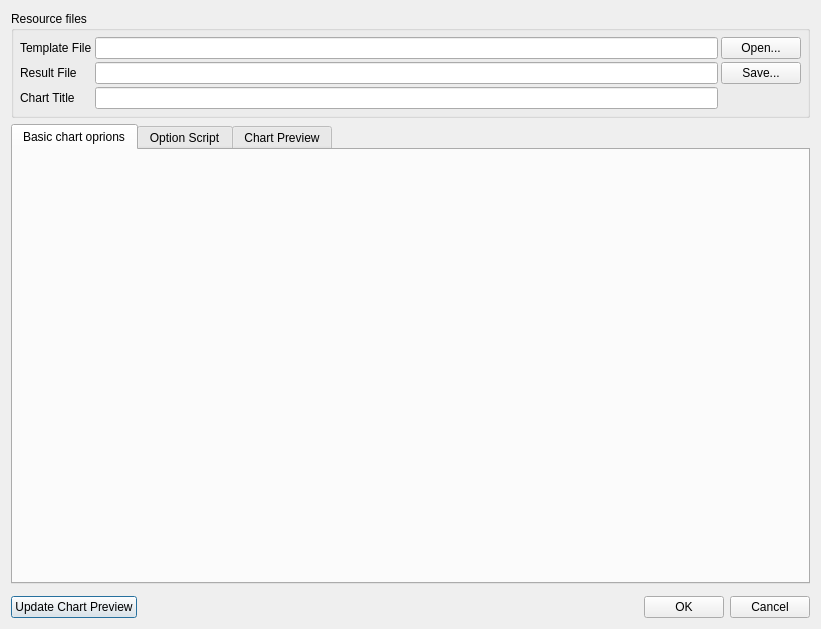
<?xml version="1.0" encoding="UTF-8"?>
<ui version="4.0">
 <class>NCRDHighChartsItemDialog</class>
 <widget class="QDialog" name="NCRDHighChartsItemDialog">
  <property name="geometry">
   <rect>
    <x>0</x>
    <y>0</y>
    <width>821</width>
    <height>629</height>
   </rect>
  </property>
  <property name="windowTitle">
   <string>HighCharts item settings</string>
  </property>
  <layout class="QVBoxLayout" name="layDia">
   <item>
    <widget class="QGroupBox" name="groupBox">
     <property name="sizePolicy">
      <sizepolicy hsizetype="Preferred" vsizetype="Minimum">
       <horstretch>0</horstretch>
       <verstretch>0</verstretch>
      </sizepolicy>
     </property>
     <property name="title">
      <string>Resource files</string>
     </property>
     <layout class="QGridLayout" name="gridLayout">
      <property name="leftMargin">
       <number>6</number>
      </property>
      <property name="topMargin">
       <number>6</number>
      </property>
      <property name="rightMargin">
       <number>6</number>
      </property>
      <property name="bottomMargin">
       <number>6</number>
      </property>
      <property name="spacing">
       <number>3</number>
      </property>
      <item row="0" column="0">
       <widget class="QLabel" name="lblTemplate">
        <property name="text">
         <string>Template File</string>
        </property>
       </widget>
      </item>
      <item row="0" column="2">
       <widget class="QLineEdit" name="lineEditTemplateFile"/>
      </item>
      <item row="0" column="3">
       <widget class="QPushButton" name="btnSelectTemplate">
        <property name="text">
         <string>Open...</string>
        </property>
        <property name="icon">
         <iconset resource="designer.qrc">
          <normaloff>:/designer/images/fileopen.png</normaloff>:/designer/images/fileopen.png</iconset>
        </property>
        <property name="iconSize">
         <size>
          <width>16</width>
          <height>16</height>
         </size>
        </property>
       </widget>
      </item>
      <item row="1" column="0">
       <widget class="QLabel" name="lblResultFile">
        <property name="text">
         <string>Result File</string>
        </property>
       </widget>
      </item>
      <item row="1" column="2">
       <widget class="QLineEdit" name="lineEditResultFile"/>
      </item>
      <item row="1" column="3">
       <widget class="QPushButton" name="btnSelectResult">
        <property name="text">
         <string>Save...</string>
        </property>
        <property name="icon">
         <iconset resource="designer.qrc">
          <normaloff>:/designer/images/filesave.png</normaloff>:/designer/images/filesave.png</iconset>
        </property>
        <property name="iconSize">
         <size>
          <width>16</width>
          <height>16</height>
         </size>
        </property>
       </widget>
      </item>
      <item row="2" column="0">
       <widget class="QLabel" name="label">
        <property name="text">
         <string>Chart Title</string>
        </property>
       </widget>
      </item>
      <item row="2" column="2">
       <widget class="QLineEdit" name="lineEditChartTitle"/>
      </item>
     </layout>
    </widget>
   </item>
   <item>
    <widget class="QTabWidget" name="tabWidget">
     <property name="currentIndex">
      <number>0</number>
     </property>
     <widget class="QWidget" name="tab">
      <attribute name="title">
       <string>Basic chart oprions</string>
      </attribute>
      <layout class="QHBoxLayout" name="horizontalLayout_3">
       <item>
        <widget class="QWidget" name="w1" native="true"/>
       </item>
       <item>
        <widget class="QWidget" name="w2" native="true"/>
       </item>
       <item>
        <widget class="QWidget" name="w3" native="true"/>
       </item>
      </layout>
     </widget>
     <widget class="QWidget" name="tabScript">
      <attribute name="title">
       <string>Option Script</string>
      </attribute>
      <layout class="QVBoxLayout" name="verticalLayout_2">
       <property name="spacing">
        <number>3</number>
       </property>
       <property name="leftMargin">
        <number>6</number>
       </property>
       <property name="topMargin">
        <number>6</number>
       </property>
       <property name="rightMargin">
        <number>6</number>
       </property>
       <property name="bottomMargin">
        <number>6</number>
       </property>
       <item>
        <widget class="NCRDSqlTextEdit" name="scriptEditor"/>
       </item>
      </layout>
     </widget>
     <widget class="QWidget" name="tabPreview">
      <attribute name="title">
       <string>Chart Preview</string>
      </attribute>
      <layout class="QVBoxLayout" name="verticalLayout_3">
       <property name="spacing">
        <number>3</number>
       </property>
       <property name="leftMargin">
        <number>6</number>
       </property>
       <property name="topMargin">
        <number>6</number>
       </property>
       <property name="rightMargin">
        <number>6</number>
       </property>
       <property name="bottomMargin">
        <number>6</number>
       </property>
       <item>
        <widget class="QScrollArea" name="scrollArea">
         <property name="widgetResizable">
          <bool>true</bool>
         </property>
         <widget class="QWidget" name="scrollAreaWidgetContents">
          <property name="geometry">
           <rect>
            <x>0</x>
            <y>0</y>
            <width>785</width>
            <height>390</height>
           </rect>
          </property>
          <layout class="QVBoxLayout" name="verticalLayout">
           <property name="spacing">
            <number>3</number>
           </property>
           <property name="leftMargin">
            <number>6</number>
           </property>
           <property name="topMargin">
            <number>6</number>
           </property>
           <property name="rightMargin">
            <number>6</number>
           </property>
           <property name="bottomMargin">
            <number>6</number>
           </property>
           <item>
            <widget class="QLabel" name="chartPreview">
             <property name="text">
              <string/>
             </property>
            </widget>
           </item>
          </layout>
         </widget>
        </widget>
       </item>
      </layout>
     </widget>
    </widget>
   </item>
   <item>
    <widget class="NCRDPrintWhenPanel" name="printWhenPanel" native="true"/>
   </item>
   <item>
    <layout class="QHBoxLayout" name="horizontalLayout_2">
     <item>
      <widget class="QPushButton" name="btnUpdate">
       <property name="text">
        <string>Update Chart Preview</string>
       </property>
       <property name="default">
        <bool>true</bool>
       </property>
      </widget>
     </item>
     <item>
      <widget class="QDialogButtonBox" name="buttonBox">
       <property name="standardButtons">
        <set>QDialogButtonBox::Cancel|QDialogButtonBox::Ok</set>
       </property>
      </widget>
     </item>
    </layout>
   </item>
  </layout>
 </widget>
 <layoutdefault spacing="6" margin="11"/>
 <customwidgets>
  <customwidget>
   <class>NCRDPrintWhenPanel</class>
   <extends>QWidget</extends>
   <header>ncrdprintwhenpanel.h</header>
   <container>1</container>
  </customwidget>
  <customwidget>
   <class>NCRDSqlTextEdit</class>
   <extends>QPlainTextEdit</extends>
   <header>ncrdsqltextedit.h</header>
  </customwidget>
 </customwidgets>
 <tabstops>
  <tabstop>tabWidget</tabstop>
  <tabstop>scriptEditor</tabstop>
  <tabstop>btnUpdate</tabstop>
  <tabstop>buttonBox</tabstop>
  <tabstop>scrollArea</tabstop>
 </tabstops>
 <resources>
  <include location="designer.qrc"/>
 </resources>
 <connections>
  <connection>
   <sender>buttonBox</sender>
   <signal>accepted()</signal>
   <receiver>NCRDHighChartsItemDialog</receiver>
   <slot>accept()</slot>
   <hints>
    <hint type="sourcelabel">
     <x>743</x>
     <y>567</y>
    </hint>
    <hint type="destinationlabel">
     <x>694</x>
     <y>585</y>
    </hint>
   </hints>
  </connection>
  <connection>
   <sender>buttonBox</sender>
   <signal>rejected()</signal>
   <receiver>NCRDHighChartsItemDialog</receiver>
   <slot>reject()</slot>
   <hints>
    <hint type="sourcelabel">
     <x>632</x>
     <y>560</y>
    </hint>
    <hint type="destinationlabel">
     <x>514</x>
     <y>584</y>
    </hint>
   </hints>
  </connection>
 </connections>
 <slots>
  <slot>slotUpdateChart()</slot>
 </slots>
</ui>
